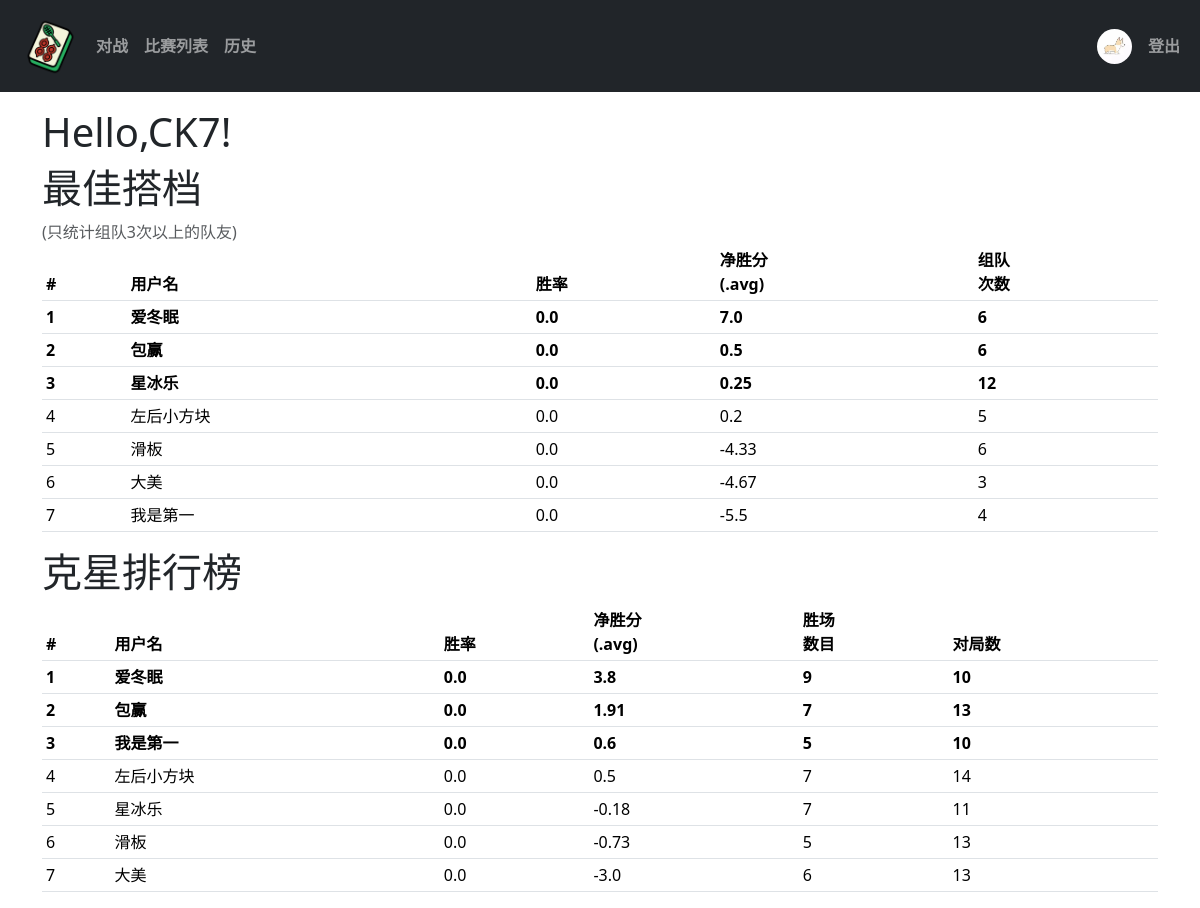
Screenshot of /index (signed in) with the database file from the repository.
### app/models.py (models this page shows, shortened)
class Users(UserMixin, db.Model):
    id = db.Column(db.Integer, unique=True, primary_key=True)
    username = db.Column(db.String(80),  nullable=False)
    gender = db.Column(db.Enum(Gender), nullable=False)
    password = db.Column(db.String(256), nullable=False)
    avatar = db.Column(db.String(120))  # 存储头像文件名

### app/route.py (the view)
@app.route("/")
@app.route("/index")
@login_required
def hello_world():
    gps = find_good_partner(current_user.id)
    print(gps)
    bos = find_best_opponent(current_user.id)
    print(bos)
    return render_template('index.html',gps=list(gps),bos=list(bos))

### app/models.py (called while the page is built)
@login.user_loader
def load_user(user_id):
    return Users.query.filter_by(id=user_id).first()

### app/templates/index.html
{% extends "base.html" %}
{% block app_content %}
<H1>Hello,{{current_user.username}}!</H1>
<h1>最佳搭档</h1>
<p class="text-muted mb-0">(只统计组队3次以上的队友)</p>
<table class="table table-sm">
    <thead>
        <tr>
        <th scope="col">#</th>
        <th scope="col">用户名</th>
        <th scope="col">胜率</th>
        <th scope="col">净胜分</br>(.avg)</th>
        <th scope="col">组队</br>次数</th>
        </tr>
    </thead>
    <tbody>
        {% for item in gps%}
            <tr class="
            {% if loop.index == 1 %} fw-bold{% endif %}
            {% if loop.index == 2 %} fw-bold{% endif %}
            {% if loop.index == 3 %} fw-bold{% endif %}
            ">
                <td scope="row">{{loop.index}}</td>
                <td>{{item.username}}</td>
                <td>{{item.win_rate}}</td>
                <td>{{item.avg_net_score}}</td>
                <td>{{item.total_matches_with_me}}</td>
            </tr>
        {% endfor %}
    </tbody>
</table>
<h1>克星排行榜</h1>
<table class="table table-sm">
    <thead>
        <tr>
        <th scope="col">#</th>
        <th scope="col">用户名</th>
        <th scope="col">胜率</th>
        <th scope="col">净胜分</br>(.avg)</th>
        <th scope="col">胜场</br>数目</th>
        <th scope="col">对局数</th>
        </tr>
    </thead>
    <tbody>
        {% for item in bos%}
            <tr class="
            {% if loop.index == 1 %} fw-bold{% endif %}
            {% if loop.index == 2 %} fw-bold{% endif %}
            {% if loop.index == 3 %} fw-bold{% endif %}
            ">
                <td scope="row">{{loop.index}}</th>
                <td>{{item.username}}</td>
                <td>{{item.win_rate}}</td>
                <td>{{item.avg_net_score}}</td>
                <td>{{item.wins_against_me}}</td>
                <td>{{item.total_matches_against_me}}</td>
            </tr>
        {% endfor %}
    </tbody>
</table>
{% endblock%}

### app/templates/navbar.html (shortened to what this page needs)
<nav class="navbar navbar-expand-sm navbar-dark bg-dark">
  <div class="container-fluid">
    <div class="d-flex justify-content-between w-100">
      <div class="d-flex align-items-center">
        <ul class="navbar-nav flex-row align-items-center">
          <li class="nav-item">
            <a class="nav-link" href="{{url_for('hello_world')}}">
              <img src="{{ url_for('static', filename='images/111.png') }}" alt="" width="60" height="60">
            </a>
          </li>
          <li class="nav-item">
            <a class="nav-link fw-bold" href="{{url_for('gamemenu')}}">对战</a>
          </li>
          <li class="nav-item">
            <a class="nav-link fw-bold" href="{{url_for('gamelist')}}">比赛列表</a>
          </li>
          <li class="nav-item">
            <a class="nav-link fw-bold" href="{{url_for('history')}}">历史</a>
          </li>
        </ul>
      </div>
      <div class="d-flex align-items-center">
          <ul class="navbar-nav flex-row">
            {% if not current_user.is_authenticated %}
              <li class="nav-item">
                <a class="nav-link fw-bold" href="{{url_for('login')}}">登录</a>
              </li>
              {% else %}
              <li class="nav-item align-self-center">
                <a class="nav-link align-self-center align-middle" href="#">
                  <img src="{{ url_for('static', filename='uploads/avatars/' + current_user.avatar) }}"
                  width="35" height="35"
                  class="avatar rounded-circle "
                  alt="用户头像">
                </a>
              </li>
              <li class="nav-item align-self-center">
                <a class="nav-link fw-bold" href="{{url_for('logout')}}">登出</a>
              </li>
              {% endif %}
          </ul>
      </div>
    </div>
  </div>
</nav>

### rows the page displays
Users: avatar (picture), username "CK7"
Users: username "左后小方块", win_rate "0.0", avg_net_score "0.2", total_matches_with_me "5"

### other values shown
{{ item.username }} "爱冬眠" "包赢" "星冰乐" "滑板" "大美" "我是第一"
{{ item.win_rate }} "0.0" "0.0" "0.0" "0.0" "0.0" "0.0"
{{ item.avg_net_score }} "7.0" "0.5" "0.25" "-4.33" "-4.67" "-5.5"
{{ item.total_matches_with_me }} "6" "6" "12" "6" "3" "4"
{{ item.username }} "爱冬眠" "包赢" "我是第一" "左后小方块" "星冰乐" "滑板" "大美"
{{ item.win_rate }} "0.0" "0.0" "0.0" "0.0" "0.0" "0.0" "0.0"
{{ item.avg_net_score }} "3.8" "1.91" "0.6" "0.5" "-0.18" "-0.73" "-3.0"
{{ item.wins_against_me }} "9" "7" "5" "7" "7" "5" "6"
{{ item.total_matches_against_me }} "10" "13" "10" "14" "11" "13" "13"
